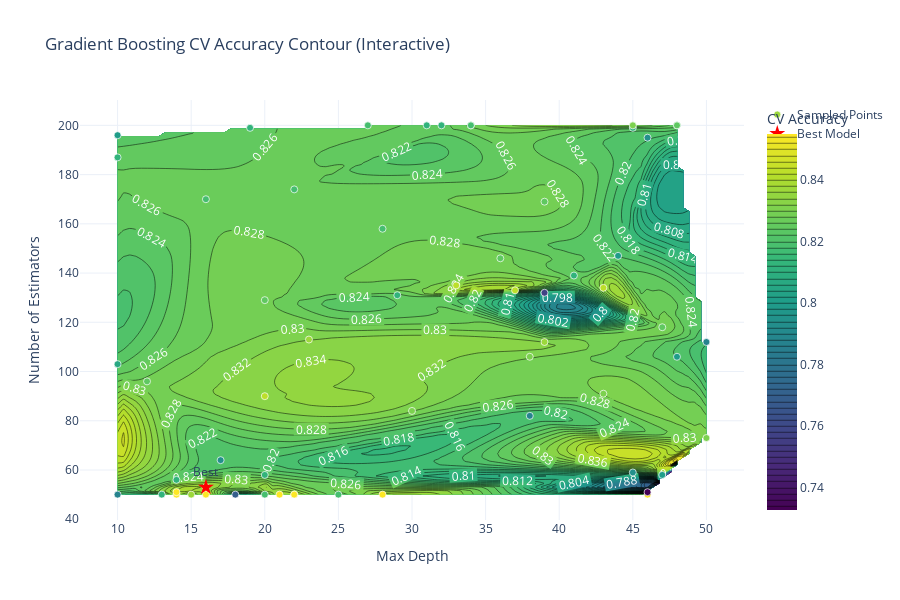

Notebook code for this chart:
### Code cell
# ============================================================
# === Interactive Contour Plot: n_estimators vs max_depth (CV Accuracy)
# ============================================================

import plotly.graph_objects as go
import numpy as np
import pandas as pd
from scipy.interpolate import griddata

# Prepare data
contour_df = results_df.copy()
contour_df["n_estimators"] = contour_df["param_randomforestclassifier__n_estimators"].astype(float)
contour_df["max_depth"] = contour_df["param_randomforestclassifier__max_depth"].astype(float)
contour_df["CV_Accuracy"] = contour_df["CV_Accuracy"].astype(float)

# Extract data for interpolation
x = contour_df["max_depth"]
y = contour_df["n_estimators"]
z = contour_df["CV_Accuracy"]

# Create interpolation grid
xi = np.linspace(x.min(), x.max(), 100)
yi = np.linspace(y.min(), y.max(), 100)
Xi, Yi = np.meshgrid(xi, yi)
Zi = griddata((x, y), z, (Xi, Yi), method='cubic')

# Create contour plot
fig = go.Figure(data=
    go.Contour(
        z=Zi,
        x=xi,  # max_depth
        y=yi,  # n_estimators
        colorscale='Viridis',
        ncontours=100,  # 
        contours=dict(showlabels=True, labelfont=dict(size=12, color='white')),
        colorbar=dict(title='CV Accuracy'),
    )
)

# Overlay actual sampled points
fig.add_trace(go.Scatter(
    x=x,
    y=y,
    mode='markers',
    marker=dict(
        size=7,
        color=z,
        colorscale='Viridis',
        line=dict(width=0.7, color='white'),
        showscale=False
    ),
    text=[f"CV Accuracy: {val:.3f}" for val in z],
    hovertemplate="Learning Rate: %{x:.4f}<br>n_estimators: %{y}<br>CV Accuracy: %{text}<extra></extra>",
    name="Sampled Points"
))

# Annotate best point
best_idx = np.argmax(z)
fig.add_trace(go.Scatter(
    x=[x.iloc[best_idx]],
    y=[y.iloc[best_idx]],
    mode='markers+text',
    marker=dict(size=12, color='red', symbol='star'),
    text=["Best"],
    textposition="top center",
    name="Best Model"
))

# Layout
fig.update_layout(
    title="Gradient Boosting CV Accuracy Contour (Interactive)",
    xaxis_title="Max Depth",
    yaxis_title="Number of Estimators",
    template="plotly_white",
    width=900,
    height=600
)

fig.show()

### Figure 1 — Plotly figure (JSON) as saved in the notebook; plotly's stock layout.template omitted (floating-point values rounded to 4 significant figures; data arrays with more than 128 entries replaced by an {"elided": "..."} marker saying what was removed)
{"data": [{"colorbar": {"title": {"text": "CV Accuracy"}}, "colorscale": [[0, "#440154"], [0.1111, "#482878"], [0.2222, "#3e4989"], [0.3333, "#31688e"], [0.4444, "#26828e"], [0.5556, "#1f9e89"], [0.6667, "#35b779"], [0.7778, "#6ece58"], [0.8889, "#b5de2b"], [1, "#fde725"]], "contours": {"labelfont": {"color": "white", "size": 12}, "showlabels": true}, "ncontours": 100, "type": "contour", "x": [10, 10.4, 10.81, 11.21, 11.62, 12.02, 12.42, 12.83, 13.23, 13.64, 14.04, 14.44, 14.85, 15.25, 15.66, 16.06, 16.46, 16.87, 17.27, 17.68, 18.08, 18.48, 18.89, 19.29, 19.7, 20.1, 20.51, 20.91, 21.31, 21.72, 22.12, 22.53, 22.93, 23.33, 23.74, 24.14, 24.55, 24.95, 25.35, 25.76, 26.16, 26.57, 26.97, 27.37, 27.78, 28.18, 28.59, 28.99, 29.39, 29.8, 30.2, 30.61, 31.01, 31.41, 31.82, 32.22, 32.63, 33.03, 33.43, 33.84, 34.24, 34.65, 35.05, 35.45, 35.86, 36.26, 36.67, 37.07, 37.47, 37.88, 38.28, 38.69, 39.09, 39.49, 39.9, 40.3, 40.71, 41.11, 41.52, 41.92, 42.32, 42.73, 43.13, 43.54, 43.94, 44.34, 44.75, 45.15, 45.56, 45.96, 46.36, 46.77, 47.17, 47.58, 47.98, 48.38, 48.79, 49.19, 49.6, 50], "y": [50, 51.52, 53.03, 54.55, 56.06, 57.58, 59.09, 60.61, 62.12, 63.64, 65.15, 66.67, 68.18, 69.7, 71.21, 72.73, 74.24, 75.76, 77.27, 78.79, 80.3, 81.82, 83.33, 84.85, 86.36, 87.88, 89.39, 90.91, 92.42, 93.94, 95.45, 96.97, 98.48, 100, 101.5, 103.0, 104.5, 106.1, 107.6, 109.1, 110.6, 112.1, 113.6, 115.2, 116.7, 118.2, 119.7, 121.2, 122.7, 124.2, 125.8, 127.3, 128.8, 130.3, 131.8, 133.3, 134.8, 136.4, 137.9, 139.4, 140.9, 142.4, 143.9, 145.5, 147.0, 148.5, 150, 151.5, 153.0, 154.5, 156.1, 157.6, 159.1, 160.6, 162.1, 163.6, 165.2, 166.7, 168.2, 169.7, 171.2, 172.7, 174.2, 175.8, 177.3, 178.8, 180.3, 181.8, 183.3, 184.8, 186.4, 187.9, 189.4, 190.9, 192.4, 193.9, 195.5, 197.0, 198.5, 200], "z": {"elided": "100x100 float values"}}, {"hovertemplate": "Learning Rate: %{x:.4f}<br>n_estimators: %{y}<br>CV Accuracy: %{text}<extra></extra>", "marker": {"color": [0.8319, 0.8203, 0.8286, 0.8203, 0.8269, 0.8219, 0.8252, 0.8219, 0.8186, 0.8303, 0.8286, 0.8252, 0.8252, 0.8252, 0.8236, 0.8253, 0.8336, 0.8319, 0.8303, 0.8269, 0.8186, 0.8203, 0.8252, 0.8286, 0.8186, 0.8253, 0.8219, 0.8319, 0.8103, 0.8336, 0.8252, 0.8302, 0.8336, 0.8253, 0.8253, 0.8269, 0.8336, 0.8302, 0.8369, 0.8269, 0.8369, 0.8369, 0.8269, 0.8369, 0.8286, 0.8369, 0.8369, 0.8286, 0.8037, 0.8269, 0.8136, 0.8302, 0.8286, 0.8286, 0.8219, 0.8269, 0.8369, 0.8369, 0.8369, 0.8252], "colorscale": [[0, "#440154"], [0.1111, "#482878"], [0.2222, "#3e4989"], [0.3333, "#31688e"], [0.4444, "#26828e"], [0.5556, "#1f9e89"], [0.6667, "#35b779"], [0.7778, "#6ece58"], [0.8889, "#b5de2b"], [1, "#fde725"]], "line": {"color": "white", "width": 0.7}, "showscale": false, "size": 7}, "mode": "markers", "name": "Sampled Points", "text": ["CV Accuracy: 0.832", "CV Accuracy: 0.820", "CV Accuracy: 0.829", "CV Accuracy: 0.820", "CV Accuracy: 0.827", "CV Accuracy: 0.822", "CV Accuracy: 0.825", "CV Accuracy: 0.822", "CV Accuracy: 0.819", "CV Accuracy: 0.830", "CV Accuracy: 0.829", "CV Accuracy: 0.825", "CV Accuracy: 0.825", "CV Accuracy: 0.825", "CV Accuracy: 0.824", "CV Accuracy: 0.825", "CV Accuracy: 0.834", "CV Accuracy: 0.832", "CV Accuracy: 0.830", "CV Accuracy: 0.827", "CV Accuracy: 0.819", "CV Accuracy: 0.820", "CV Accuracy: 0.825", "CV Accuracy: 0.829", "CV Accuracy: 0.819", "CV Accuracy: 0.825", "CV Accuracy: 0.822", "CV Accuracy: 0.832", "CV Accuracy: 0.810", "CV Accuracy: 0.834", "CV Accuracy: 0.825", "CV Accuracy: 0.830", "CV Accuracy: 0.834", "CV Accuracy: 0.825", "CV Accuracy: 0.825", "CV Accuracy: 0.827", "CV Accuracy: 0.834", "CV Accuracy: 0.830", "CV Accuracy: 0.837", "CV Accuracy: 0.827", "CV Accuracy: 0.837", "CV Accuracy: 0.837", "CV Accuracy: 0.827", "CV Accuracy: 0.837", "CV Accuracy: 0.829", "CV Accuracy: 0.837", "CV Accuracy: 0.837", "CV Accuracy: 0.829", "CV Accuracy: 0.804", "CV Accuracy: 0.827", "CV Accuracy: 0.814", "CV Accuracy: 0.830", "CV Accuracy: 0.829", "CV Accuracy: 0.829", "CV Accuracy: 0.822", "CV Accuracy: 0.827", "CV Accuracy: 0.837", "CV Accuracy: 0.837", "CV Accuracy: 0.837", "CV Accuracy: 0.825"], "type": "scatter", "x": [39, 45, 47, 17, 28, 48, 41, 47, 38, 43, 20, 32, 13, 48, 10, 45, 43, 15, 38, 16, 10, 46, 31, 36, 50, 10, 44, 23, 39, 33, 19, 50, 37, 29, 20, 22, 20, 30, 16, 25, 14, 46, 20, 16, 34, 22, 22, 39, 46, 27, 18, 45, 48, 12, 10, 34, 28, 14, 21, 14], "y": [112, 59, 118, 64, 158, 106, 139, 58, 82, 91, 129, 200, 50, 200, 103, 199, 134, 50, 106, 170, 50, 195, 200, 146, 112, 187, 147, 113, 132, 135, 199, 73, 133, 131, 58, 174, 90, 84, 53, 50, 50, 50, 50, 50, 200, 50, 50, 169, 51, 200, 50, 200, 200, 96, 196, 200, 50, 51, 50, 56]}, {"marker": {"color": "red", "size": 12, "symbol": "star"}, "mode": "markers+text", "name": "Best Model", "text": ["Best"], "textposition": "top center", "type": "scatter", "x": [16], "y": [53]}], "layout": {"height": 600, "title": {"text": "Gradient Boosting CV Accuracy Contour (Interactive)"}, "width": 900, "xaxis": {"title": {"text": "Max Depth"}}, "yaxis": {"title": {"text": "Number of Estimators"}}}}
